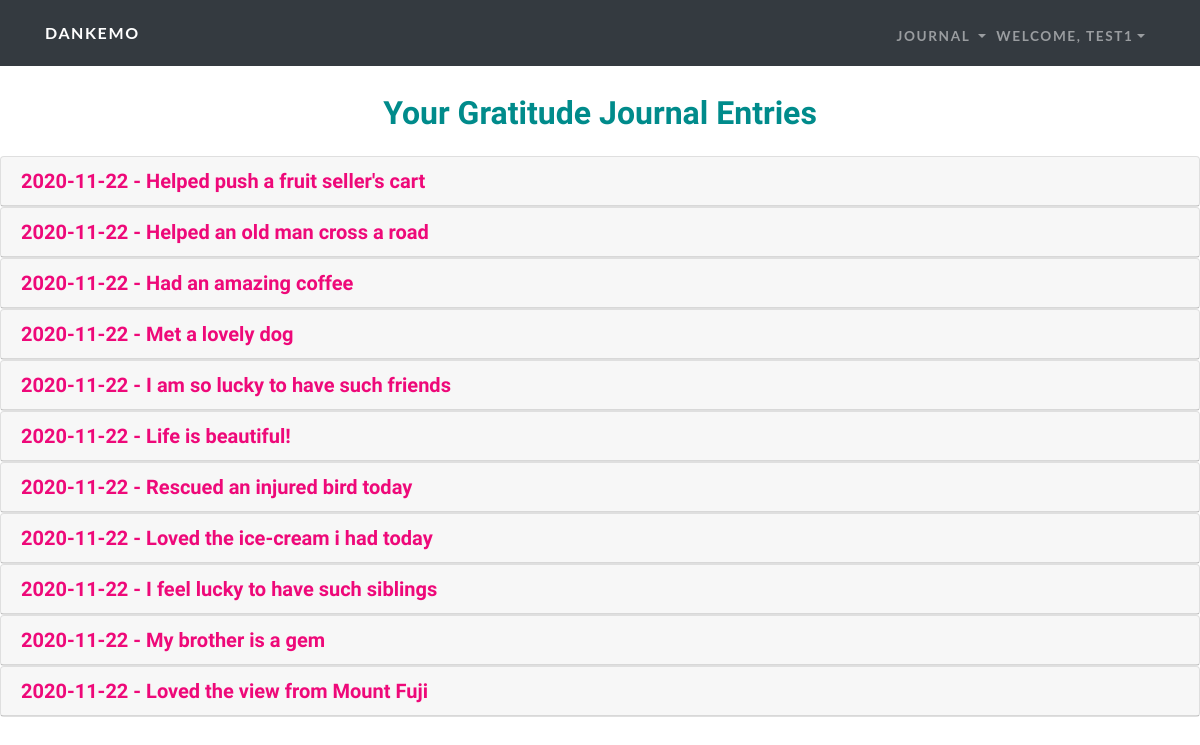
The app's page /notes (signed in) with its own data.
### tables this page shows
CREATE TABLE "users" ("id" INTEGER PRIMARY KEY AUTOINCREMENT , "username" TEXT NOT NULL , "time" INTEGER NOT NULL , "hash" TEXT NOT NULL , "gpoints" INTEGER NOT NULL);

CREATE TABLE "journals" ("id" INTEGER PRIMARY KEY AUTOINCREMENT , "username" TEXT NOT NULL , "date" TEXT NOT NULL , "note" TEXT NOT NULL, title TEXT NOT NULL);

### app.py (the view)
@app.route("/notes")
@login_required
def notes():
    uname = db.execute("SELECT username FROM users WHERE id=:cid",
                    cid=session["user_id"])[0]["username"]
    entries = db.execute("SELECT * FROM journals WHERE username=:username",
                username=uname)
    return render_template("all_notes.html", uname=uname, entries=entries)

### app.py (called while the page is built)
@app.after_request
def after_request(response):
    response.headers["Cache-Control"] = "no-cache, no-store, must-revalidate"
    response.headers["Expires"] = 0
    response.headers["Pragma"] = "no-cache"
    return response

### helpers.py (called while the page is built)
def login_required(f):
    @wraps(f)
    def decorated_function(*args, **kwargs):
        if session.get("user_id") is None:
            return redirect("/login")
        return f(*args, **kwargs)
    return decorated_function

### templates/all_notes.html (shortened to what this page needs)
<!DOCTYPE html>
<html>
<head>
    <link rel="stylesheet" href="/static/bootstrap/css/bootstrap.min.css">
    <link rel="stylesheet" href="https://use.fontawesome.com/releases/v5.12.0/css/all.css">
    <link rel="stylesheet" href="https://cdnjs.cloudflare.com/ajax/libs/font-awesome/4.7.0/css/font-awesome.min.css">
    <link rel="stylesheet" href="/static/fonts/fontawesome5-overrides.min.css">
    <link rel="stylesheet" href="/static/css/styles.min.css">
    <link rel="stylesheet" href="https://cdnjs.cloudflare.com/ajax/libs/aos/2.2.0/aos.css">
    <link rel="stylesheet" href="https://cdnjs.cloudflare.com/ajax/libs/jquery.tablesorter/2.31.2/css/theme.bootstrap_4.min.css">
    <link rel="stylesheet" href="https://cdnjs.cloudflare.com/ajax/libs/jqueryui/1.12.1/jquery-ui.min.css">
</head>
<body>
    <nav class="navbar navbar-dark navbar-expand-lg fixed-top bg-dark navbar-custom">
        <div class="container"><a class="navbar-brand" href="/home">Dankemo</a><button data-toggle="collapse" class="navbar-toggler" data-target="#navbarResponsive"></button>
            <div class="collapse navbar-collapse" id="navbarResponsive">
                <ul class="nav navbar-nav ml-auto">
                    <li class="nav-item">
                        <div class="nav-item dropdown"><a class="dropdown-toggle" data-toggle="dropdown" aria-expanded="false" href="#" style="text-transform: uppercase;letter-spacing: 0.1rem;font-weight: 700;font-size: 0.85rem;font-family: Lato, sans-serif;color: rgba(255,255,255,0.5);">Journal&nbsp;</a>
            </div>
            </li>
            <li class="nav-item">
                <div class="nav-item dropdown"><a class="dropdown-toggle" data-toggle="dropdown" aria-expanded="false" href="#" style="text-transform: uppercase;letter-spacing: 0.1rem;font-weight: 700;font-size: 0.85rem;font-family: Lato, sans-serif;color: rgba(255,255,255,0.5);">WELCOME, {{uname}}</a>
        </div>
        </li>
        </ul>
        </div>
        </div>
    </nav>
    <br/>
    <h1 class="h2 mb-4" style="text-align: center; color:darkcyan">Your Gratitude Journal Entries</h1>
    <div role="tablist" id="accordion-1">
        {% if entries %}
        {% for e in entries %}
        <div class="card">
            <div class="card-header" role="tab">
                <h5 class="mb-0"><a data-toggle="collapse" aria-expanded="false" aria-controls="accordion-1 .item-{{e['id']}}" href="#accordion-1 .item-{{e['id']}}">{{e["date"]}} - {{e["title"]}}</a></h5>
            </div>
        </div>
        {% endfor %}
        {% endif %}
    </div>
</body>
</html>

### records on screen
users: username "TEST1"
journals: date "2020-11-22", title "Helped push a fruit seller's cart"
journals: date "2020-11-22", title "Helped an old man cross a road"
journals: date "2020-11-22", title "Had an amazing coffee"
journals: date "2020-11-22", title "Met a lovely dog"
journals: date "2020-11-22", title "I am so lucky to have such friends"
journals: date "2020-11-22", title "Life is beautiful!"
journals: date "2020-11-22", title "Rescued an injured bird today"
journals: date "2020-11-22", title "Loved the ice-cream i had today"
journals: date "2020-11-22", title "I feel lucky to have such siblings"
journals: date "2020-11-22", title "My brother is a gem"
journals: date "2020-11-22", title "Loved the view from Mount Fuji"
